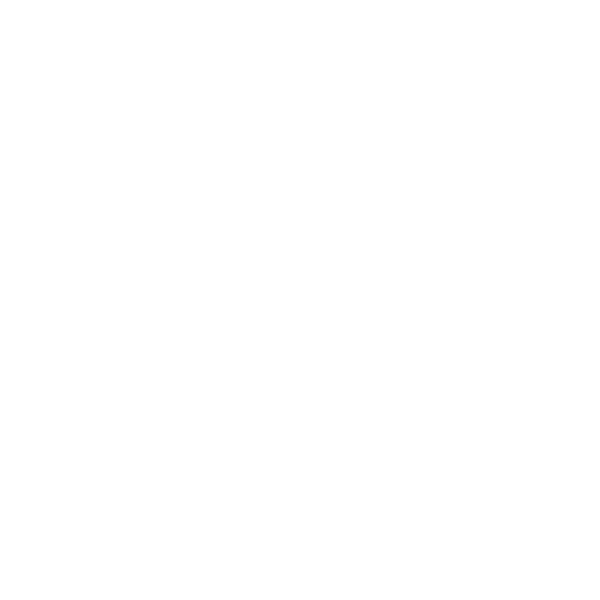
Frame 1 (no input)
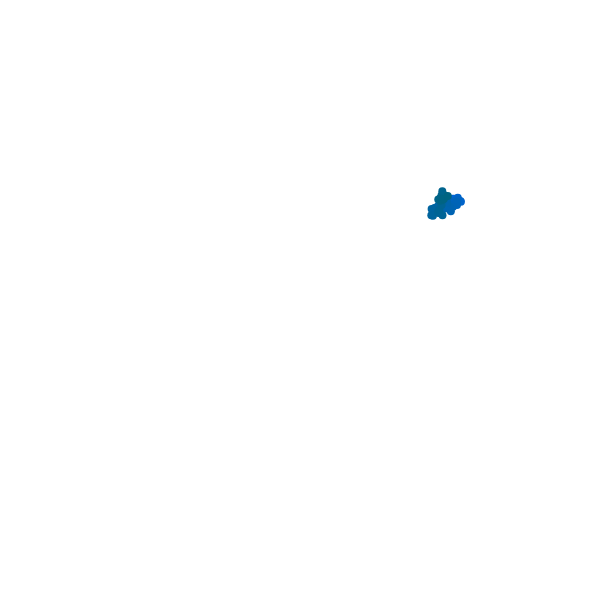
Frame 60 (no input)
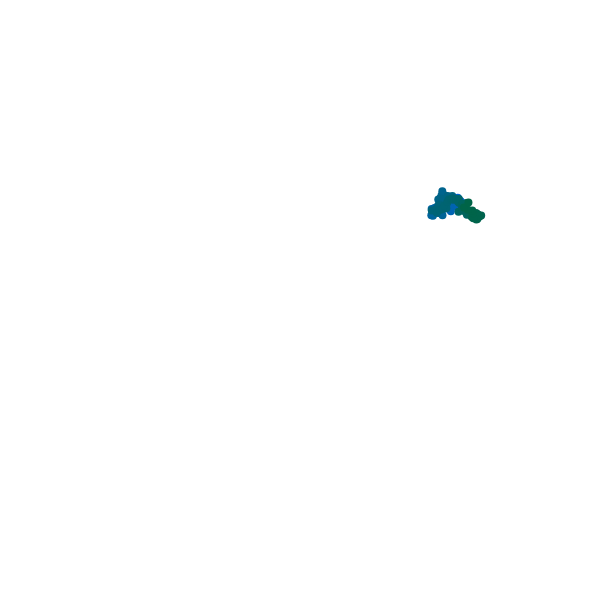
Frame 120 (the mouse pressed at the canvas centre since frame 60)

The p5.js sketch that drew these frames (run headless with seeded random() and noise() and a simulated clock; from frame 60 on, the mouse is pressed at the canvas centre):

// p5.js sketch
// ── sketch.js
let xSpeed;
let ySpeed;
let x,y;
let shade;
let checker;


function setup() {
  createCanvas(600, 600);
  background(255);
  noStroke();
  xSpeed=random(-5,5);
  ySpeed=random(-5,5)
  x=random(width);
  y=random(height);
  shade=235;
  checker = false;
}

function draw() {
  ellipse(x,y,8)
  
  if(shade<2){
    checker = true 
  }
  if(shade>253){
    checker = false
  }
  if(checker == true){
    shade = lerp(shade,255,0.01)
  }
  if(checker == false){
    shade = lerp(shade,0,0.01)
  }
    


  fill(0,100,shade)
  
  if(x<0){
    xSpeed = random(1,5)
  }
  if(x>width){
    xSpeed = random(-5,-1)
  }
  if(y<0){
    ySpeed = random(1,5)
  }
  if(y>height){
    ySpeed = random(-5,-1)
  }
  
  
  x=x+xSpeed
  y=y+ySpeed
  xSpeed=random(-5,5);
  ySpeed=random(-5,5);
  
  if(frameCount % 600 == 0){
    x = random(width)
    y = random(height)
  }
}
